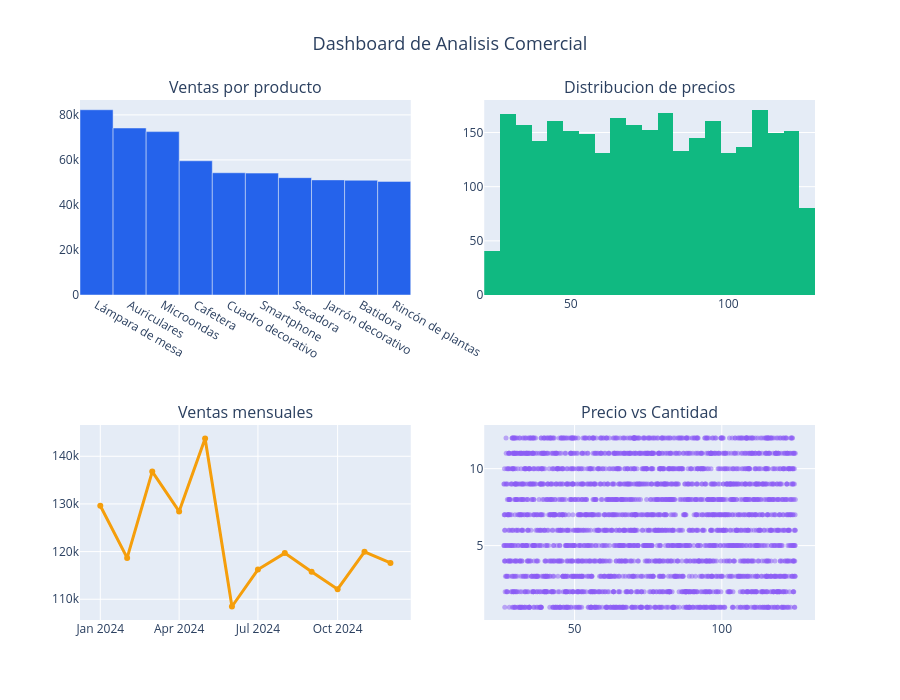

Write notebook code for a chart like this one.
### Code cell
# 8.6 Dashboard interactivo con Plotly
import plotly.graph_objects as go
from plotly.subplots import make_subplots

fig = make_subplots(
    rows=2, cols=2,
    subplot_titles=("Ventas por producto", "Distribucion de precios",
                    "Ventas mensuales", "Precio vs Cantidad"),
    specs=[[{"type": "bar"}, {"type": "histogram"}],
           [{"type": "scatter"}, {"type": "scatter"}]],
)

# Top 10 productos (venta_total ya existe del add_venta_total previo)
prod_agg = ventas_clean.groupby("producto")["venta_total"].sum().sort_values(ascending=False).head(10)
fig.add_trace(
    go.Bar(x=prod_agg.index.tolist(), y=prod_agg.values, name="Venta total",
           marker_color="#2563eb"),
    row=1, col=1,
)

# Histograma de precios
fig.add_trace(
    go.Histogram(x=ventas_clean["precio"], nbinsx=30, name="Precios",
                 marker_color="#10b981"),
    row=1, col=2,
)

# Ventas mensuales (ordenadas)
mensual_sorted = mensual.sort_values("mes")
fig.add_trace(
    go.Scatter(x=mensual_sorted["mes"], y=mensual_sorted["venta_total_sum"],
               mode="lines+markers", name="Ventas mensuales",
               line=dict(color="#f59e0b", width=3)),
    row=2, col=1,
)

# Precio vs Cantidad
fig.add_trace(
    go.Scatter(x=ventas_clean["precio"], y=ventas_clean["cantidad"],
               mode="markers", name="Datos",
               marker=dict(color="#8b5cf6", size=5, opacity=0.5)),
    row=2, col=2,
)

fig.update_layout(height=700, showlegend=False,
                  title_text="Dashboard de Analisis Comercial",
                  title_font_size=18, title_x=0.5)
fig.show()

### Figure 1 — Plotly figure (JSON) as saved in the notebook; plotly's stock layout.template omitted (floating-point values rounded to 4 significant figures; data arrays with more than 128 entries replaced by an {"elided": "..."} marker saying what was removed)
{"data": [{"marker": {"color": "#2563eb"}, "name": "Venta total", "type": "bar", "x": ["Lámpara de mesa", "Auriculares", "Microondas", "Cafetera", "Cuadro decorativo", "Smartphone", "Secadora", "Jarrón decorativo", "Batidora", "Rincón de plantas"], "xaxis": "x", "y": [82280.0, 74180.0, 72560.0, 59610.0, 54300.0, 54130.0, 52120.0, 51130.0, 50980.0, 50460.0], "yaxis": "y"}, {"marker": {"color": "#10b981"}, "name": "Precios", "nbinsx": 30, "type": "histogram", "x": {"elided": "2998 float values"}, "xaxis": "x2", "yaxis": "y2"}, {"line": {"color": "#f59e0b", "width": 3}, "mode": "lines+markers", "name": "Ventas mensuales", "type": "scatter", "x": ["2024-01", "2024-02", "2024-03", "2024-04", "2024-05", "2024-06", "2024-07", "2024-08", "2024-09", "2024-10", "2024-11", "2024-12"], "xaxis": "x3", "y": [129600.0, 118700.0, 136800.0, 128400.0, 143700.0, 108500.0, 116200.0, 119700.0, 115800.0, 112100.0, 120000.0, 117600.0], "yaxis": "y3"}, {"marker": {"color": "#8b5cf6", "opacity": 0.5, "size": 5}, "mode": "markers", "name": "Datos", "type": "scatter", "x": {"elided": "2998 float values"}, "xaxis": "x4", "y": {"elided": "2998 float values"}, "yaxis": "y4"}], "layout": {"annotations": [{"font": {"size": 16}, "showarrow": false, "text": "Ventas por producto", "x": 0.225, "xanchor": "center", "xref": "paper", "y": 1, "yanchor": "bottom", "yref": "paper"}, {"font": {"size": 16}, "showarrow": false, "text": "Distribucion de precios", "x": 0.775, "xanchor": "center", "xref": "paper", "y": 1, "yanchor": "bottom", "yref": "paper"}, {"font": {"size": 16}, "showarrow": false, "text": "Ventas mensuales", "x": 0.225, "xanchor": "center", "xref": "paper", "y": 0.375, "yanchor": "bottom", "yref": "paper"}, {"font": {"size": 16}, "showarrow": false, "text": "Precio vs Cantidad", "x": 0.775, "xanchor": "center", "xref": "paper", "y": 0.375, "yanchor": "bottom", "yref": "paper"}], "height": 700, "showlegend": false, "title": {"font": {"size": 18}, "text": "Dashboard de Analisis Comercial", "x": 0.5}, "xaxis": {"anchor": "y", "domain": [0, 0.45]}, "xaxis2": {"anchor": "y2", "domain": [0.55, 1]}, "xaxis3": {"anchor": "y3", "domain": [0, 0.45]}, "xaxis4": {"anchor": "y4", "domain": [0.55, 1]}, "yaxis": {"anchor": "x", "domain": [0.625, 1]}, "yaxis2": {"anchor": "x2", "domain": [0.625, 1]}, "yaxis3": {"anchor": "x3", "domain": [0, 0.375]}, "yaxis4": {"anchor": "x4", "domain": [0, 0.375]}}}
